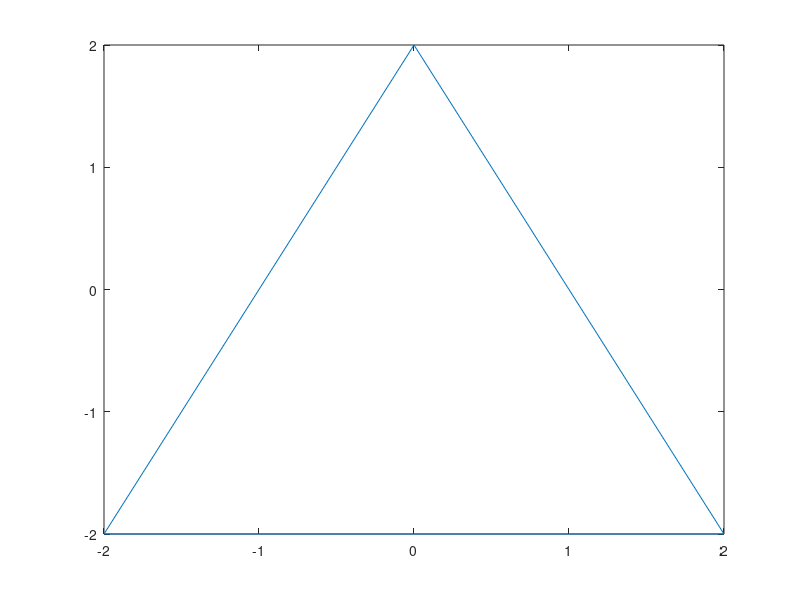

The MATLAB source for this figure: (Note: this script raises an error after producing the figure.)
clear all
clc
%%
% Brytningsindex
n1 = 1.00029;
n2 = 1.51;
%Prism_kord = [0, 1.5, -1.5, 0;
 %   sqrt(6.75)/2, -sqrt(6.75)/2, -sqrt(6.75)/2, sqrt(6.75)/2];
% Prism_kord = [0, sqrt(6.75)/2, 1;
%            1.5, -sqrt(6.75)/2, 1;
%           -1.5, -sqrt(6.75)/2, 1;
%           0,sqrt(6.75)/2, 1]';
% Prism_kord = [0, 1.875, 1;
%            1.5, -1.1250, 1;
%           -1.5, -1.1250, 1;
%           0,1.875, 1]';  
      
Prism_kord = [0, 2, 1;
           2, -2, 1;
          -2, -2, 1;
          0,2, 1]';  
%% Rotation

for i=0:0.01:2*pi

    rotation = [cos(i) -sin(i) 0;
         sin(i) cos(i) 0;
         0 0 1]; 
    Roterad = rotation*Prism_kord;
    plot(Roterad(1,:),Roterad(2,:));
    prism(n1,n2, Roterad);
    axis([-6 6 -6 6]);
    grid on
    drawnow
    %pause(5)
   
end


% 
% 
% 
% 

% grid on
